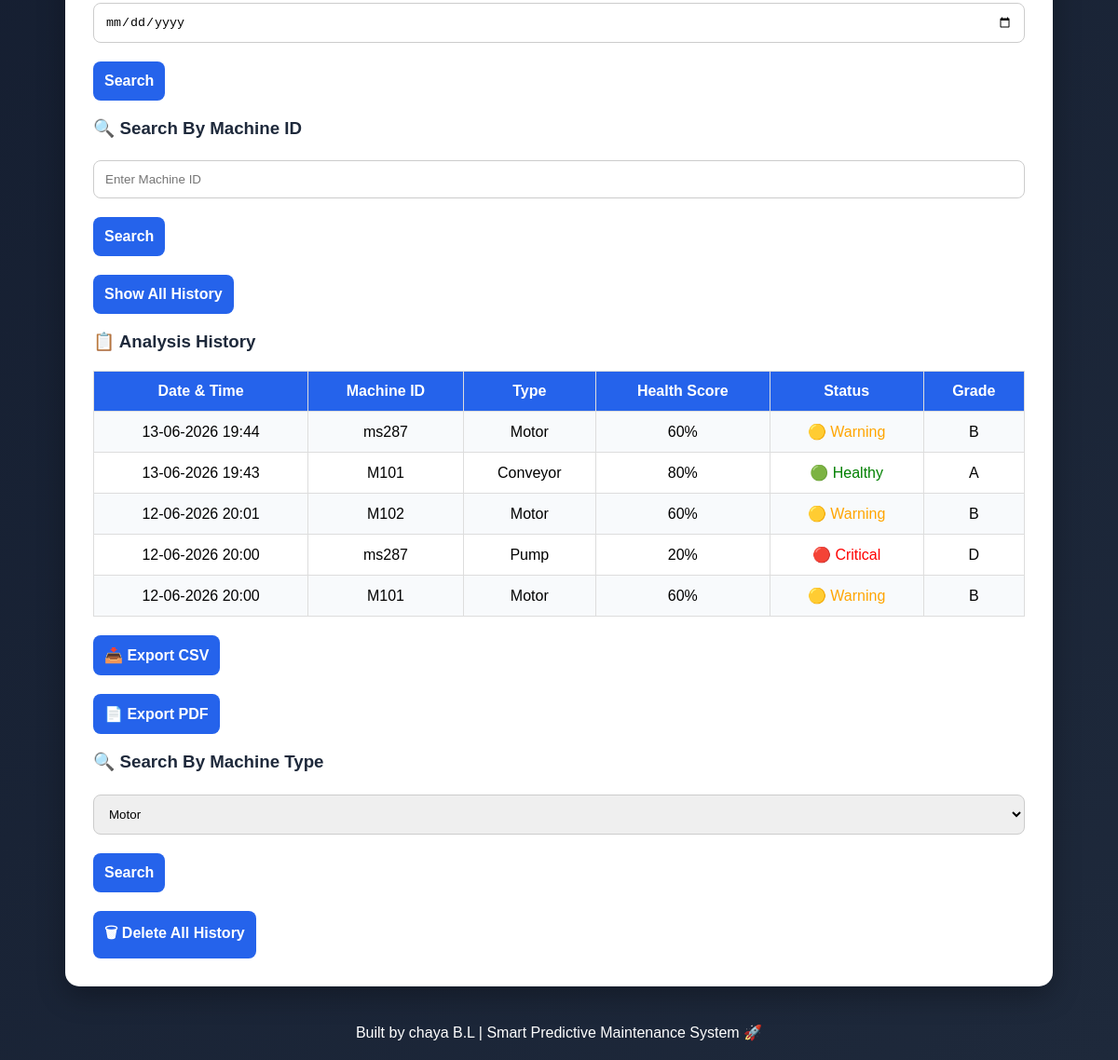
Before: / (lower part) with the older database file.
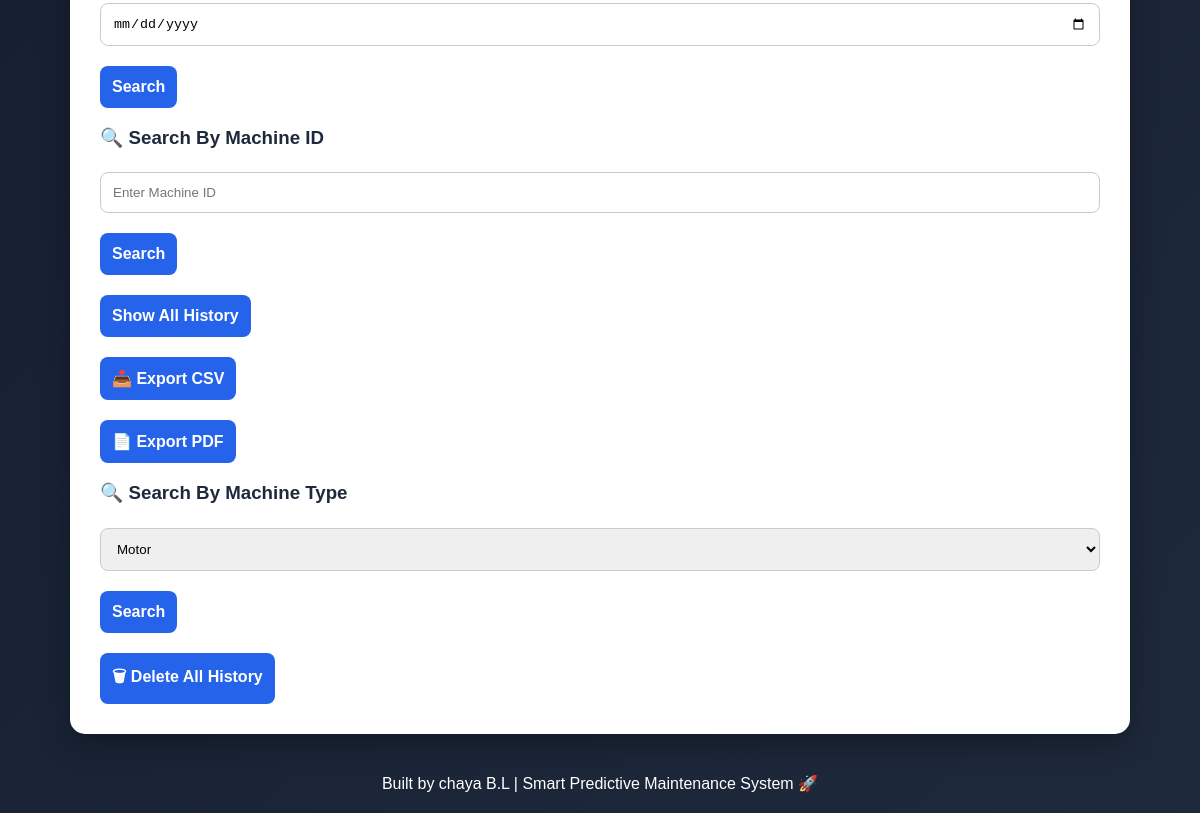
After: the same page with the newer database file.
### tables this page shows
CREATE TABLE history(
    id INTEGER PRIMARY KEY AUTOINCREMENT,
    time TEXT,
    machine_id TEXT,
    machine_type TEXT,
    health_score INTEGER,
    status TEXT,
    grade TEXT
);

### app.py (the view)
@app.route("/")
def home():
    conn = sqlite3.connect("machines.db")
    cursor = conn.cursor()
    cursor.execute("""
    SELECT time, machine_id, machine_type,
           health_score, status, grade
    FROM history
    ORDER BY id DESC
    """)
    rows = cursor.fetchall()
    conn.close()
    history_data = []
    for row in rows:
        history_data.append({
            "time": row[0],
            "machine_id": row[1],
            "machine_type": row[2],
            "health_score": row[3],
            "status": row[4],
            "grade": row[5]
        })
    return render_template(
        "index.html",
        history=history_data
    )

### templates/index.html (shortened to what this page needs)
<!DOCTYPE html>
<html>
<head>
    <link rel="stylesheet" href="{{ url_for('static', filename='style.css') }}">
</head>
<body>
<div class="container">
<form action="/search" method="POST">
    <input
        type="date"
        name="search_date"
        required>
    <button type="submit">
        Search
    </button>
</form>
<h3>🔍 Search By Machine ID</h3>
<form action="/search_machine" method="POST">
    <input
        type="text"
        name="machine_id"
        placeholder="Enter Machine ID"
        required>
    <button type="submit">
        Search
    </button>
</form>
<form action="/" method="GET">
    <button type="submit">
        Show All History
    </button>
</form>
{% if history %}
<h3>📋 Analysis History</h3>
<table>
    <tr>
        <th>Date & Time</th>
        <th>Machine ID</th>
        <th>Type</th>
        <th>Health Score</th>
        <th>Status</th>
        <th>Grade</th>
    </tr>
        {% for item in history %}
        <tr>
            <td>{{ item.time }}</td>
            <td>{{ item.machine_id }}</td>
            <td>{{ item.machine_type }}</td>
            <td>{{ item.health_score }}%</td>
            <td style="color:
                {% if 'Healthy' in item.status %}
                green
                {% elif 'Warning' in item.status %}
                orange
                {% else %}
                red
                {% endif %}
                ">
                {{ item.status }}
            </td>
            <td>{{ item.grade }}</td>
        </tr>
        {% endfor %}
</table>
{% endif %}
<form action="/export" method="GET">
    <button type="submit">
        📥 Export CSV
    </button>
</form>
<form action="/export_pdf" method="GET">
    <button type="submit">
        📄 Export PDF
    </button>
</form>
<h3>🔍 Search By Machine Type</h3>
<form action="/search_type" method="POST">
    <select name="machine_type">
        <option>Motor</option>
    </select>
    <button type="submit">
        Search
    </button>
</form>
<form action="/delete_history" method="POST">
    <button type="submit">
        🗑 Delete All History
    </button>
</form>
</div>
<footer>
    Built by chaya B.L | Smart Predictive Maintenance System 🚀
</footer>
</body>
</html>

### static/style.css (style rules this page uses)
body { font-family: Arial, sans-serif; background: linear-gradient(135deg, #0f172a, #1e293b); min-height: 100vh; margin: 0; padding: 20px; }
.container { max-width: 1000px; margin: auto; background: white; padding: 30px; border-radius: 15px; box-shadow: 0 10px 30px rgba(0,0,0,0.3); }
input { width: 100%; padding: 12px; margin-top: 5px; border: 1px solid #ccc; border-radius: 8px; box-sizing: border-box; }
select { width: 100%; padding: 12px; margin-top: 5px; border: 1px solid #ccc; border-radius: 8px; box-sizing: border-box; }
button { padding: 12px; margin-top: 20px; border: none; border-radius: 8px; background: #2563eb; color: white; font-size: 16px; font-weight: bold; cursor: pointer; transition: 0.3s; }
h3 { color:#1e293b; }
footer { text-align:center; margin-top:40px; color:white; }

Changed rows visible on the page:
removed history: time "13-06-2026 19:44", machine_id "ms287", machine_type "Motor", health_score "60", status "🟡 Warning", grade "B"
removed history: time "13-06-2026 19:43", machine_id "M101", machine_type "Conveyor", health_score "80", status "🟢 Healthy", grade "A"
removed history: time "12-06-2026 20:01", machine_id "M102", machine_type "Motor", health_score "60", status "🟡 Warning", grade "B"
removed history: time "12-06-2026 20:00", machine_id "ms287", machine_type "Pump", health_score "20", status "🔴 Critical", grade "D"
removed history: time "12-06-2026 20:00", machine_id "M101", machine_type "Motor", health_score "60", status "🟡 Warning", grade "B"
Other visible differences:
text no longer shown: "📋 Analysis History Date & Time Machine ID Type Health Score Status Grade"
